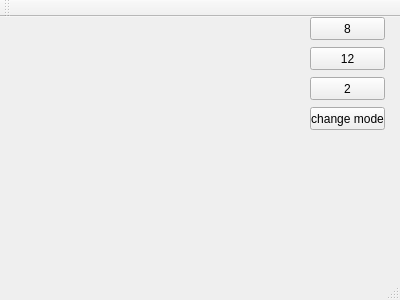
<?xml version="1.0" encoding="UTF-8"?>
<ui version="4.0">
 <class>MainWindow</class>
 <widget class="QMainWindow" name="MainWindow">
  <property name="geometry">
   <rect>
    <x>0</x>
    <y>0</y>
    <width>400</width>
    <height>300</height>
   </rect>
  </property>
  <property name="windowTitle">
   <string>MainWindow</string>
  </property>
  <widget class="QWidget" name="centralWidget">
   <widget class="QPushButton" name="pushButton">
    <property name="geometry">
     <rect>
      <x>310</x>
      <y>0</y>
      <width>75</width>
      <height>23</height>
     </rect>
    </property>
    <property name="text">
     <string>8</string>
    </property>
   </widget>
   <widget class="QPushButton" name="pushButton_2">
    <property name="geometry">
     <rect>
      <x>310</x>
      <y>30</y>
      <width>75</width>
      <height>23</height>
     </rect>
    </property>
    <property name="text">
     <string>12</string>
    </property>
   </widget>
   <widget class="QPushButton" name="pushButton_3">
    <property name="geometry">
     <rect>
      <x>310</x>
      <y>60</y>
      <width>75</width>
      <height>23</height>
     </rect>
    </property>
    <property name="text">
     <string>2</string>
    </property>
   </widget>
   <widget class="QPushButton" name="pushButton_4">
    <property name="geometry">
     <rect>
      <x>310</x>
      <y>90</y>
      <width>75</width>
      <height>23</height>
     </rect>
    </property>
    <property name="text">
     <string>change mode</string>
    </property>
   </widget>
  </widget>
  <widget class="QMenuBar" name="menuBar">
   <property name="geometry">
    <rect>
     <x>0</x>
     <y>0</y>
     <width>400</width>
     <height>21</height>
    </rect>
   </property>
  </widget>
  <widget class="QToolBar" name="mainToolBar">
   <attribute name="toolBarArea">
    <enum>TopToolBarArea</enum>
   </attribute>
   <attribute name="toolBarBreak">
    <bool>false</bool>
   </attribute>
  </widget>
  <widget class="QStatusBar" name="statusBar"/>
 </widget>
 <layoutdefault spacing="6" margin="11"/>
 <resources/>
 <connections/>
</ui>
